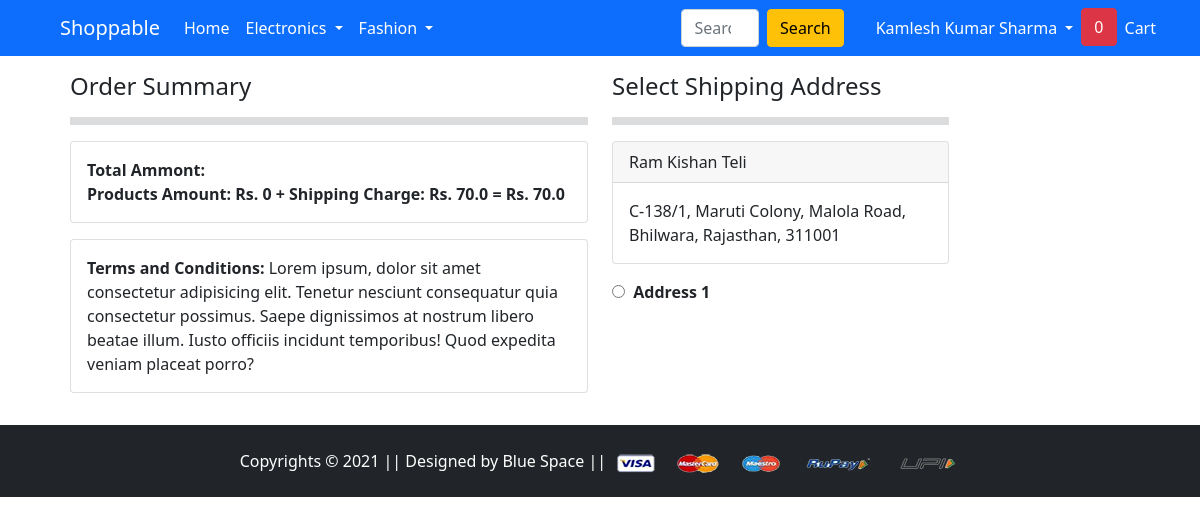
The app's page /chekcout/ (signed in) with its own data.
### app/models.py (models this page shows, shortened)
class Address(models.Model):
    user = models.ForeignKey(User, on_delete=models.CASCADE)
    name = models.CharField(max_length=255)
    hno = models.CharField(max_length=255)
    locality = models.CharField(max_length=255, default="NA")
    street = models.CharField(max_length=255)
    city = models.CharField(max_length=255, blank=False)
    state = models.CharField(
        max_length=255, choices=STATE_CHOICES, blank=False)
    pincode = models.IntegerField(blank=False)

### app/views.py (the view)
# urls.py: path('chekcout/', views.checkout, name='checkout'),
def checkout(request):
    if request.user.is_authenticated:
        products = Cart.objects.filter(user=request.user)
        addresses = Address.objects.filter(user=request.user)
        shipping_charge = 70.0
        product_amount = sum(
            [prod.product.discount_price*prod.quantity for prod in Cart.objects.filter(user=request.user)])
        total_amount = shipping_charge + product_amount
        return render(request, 'app/checkout.html', {'products': products, 'addresses': addresses, 'cart_item_count': Cart.objects.filter(user=request.user).count(), 'shipping_charge': shipping_charge, 'product_amount': product_amount, 'total_amount': total_amount})
    else:
        return redirect('/acount/login/')

### template/app/checkout.html (shortened to what this page needs)
{%extends 'app/base.html' %}
{%block main%}
<div class="container">
    <div class="row  m-3">
        <div class="col-sm-6">
            <h4 class="text-bold">Order Summary</h4>
            <hr class="bg-secondary" style="height: 1vh;">
            <div class="card my-3 w-100">
                <div class="card-body">
                    <p class="card-text"><span class="fw-bold">Total Ammont: <br>Products Amount: Rs. {{product_amount}} + Shipping Charge: Rs. {{ shipping_charge}} = Rs. {{total_amount}}</span></p>
                </div>
            </div>
            <div class="card my-3 w-100">
                <div class="card-body">
                    <p class="card-text"><span class="fw-bold">Terms and Conditions: </span>Lorem ipsum, dolor sit amet consectetur adipisicing elit. Tenetur nesciunt consequatur quia consectetur possimus. Saepe dignissimos at nostrum libero beatae illum. Iusto officiis incidunt temporibus! Quod expedita veniam placeat porro?</p>
                </div>
            </div>
        </div>
        <div class="col-sm-4">
            <h4 class="text-bold">Select Shipping Address</h4>
            <hr class="bg-secondary" style="height: 1vh;">
            <form action="/paymentdone/" id="paymentdone">
                {%for address in addresses %}
                <div class="card my-3">
                    <div class="card-header">
                    {{address.name}}
                    </div>
                    <div class="card-body">
                        <p class="card-text d-inline">{% if address.hno%}{{address.hno}},{%endif%}</p>
                        <p class="card-text d-inline">{% if address.locality%}{{address.locality}},{%endif%}</p>
                        <p class="card-text d-inline">{% if address.street%}{{address.street}},{%endif%}</p>
                        <p class="card-text d-inline">{{address.city}},</p>
                        <p class="card-text d-inline">{{address.state}},</p>
                        <p class="card-text d-inline">{{address.pincode}}</p>
                    </div>
                </div>
                <input type="radio" name="address" id="{{address.id}}"><label for="{address.id}}" class="text-bold fw-bold"> &nbsp; Address {{forloop.counter}}</label>
                {%endfor%}
                <br><br>
            </form>
        </div>
    </div>
</div>
{%endblock main%}

### template/app/base.html (shortened to what this page needs)
<!DOCTYPE html>
{%load static%}
<html lang="en">
<head>
  {%block bootstrapcss %}
  <link href="https://cdn.jsdelivr.net/npm/bootstrap@5.1.1/dist/css/bootstrap.min.css" rel="stylesheet"
>
  {%endblock bootstrapcss %}
  {%block bootstrapicon%}
  <link rel="stylesheet" href="https://cdn.jsdelivr.net/npm/bootstrap-icons@1.3.0/font/bootstrap-icons.css">
  {%endblock bootstrapicon%}
  {%block owlcarousel%}
  <link rel="stylesheet" href="{% static 'app/css/owl.carousel.min.css' %}">
  <link rel="stylesheet" href="{% static 'app/css/owl.theme.default.min.css' %}">
  {%endblock owlcarousel%}
  {%block mycss%}
  <link rel="stylesheet" href="{% static 'app/css/style.css' %}">
  {%endblock mycss%}
</head>
<body>
  {%block header%}
  <nav class="navbar navbar-expand-lg navbar-light" style="background-color: rgb(13,110,253);">
    <div class="container-fluid">
      <a class="navbar-brand text-white ms-5" href="{% url 'home' %}">Shoppable</a>
      <div class="collapse navbar-collapse" id="navbarSupportedContent">
        <ul class="navbar-nav me-auto mb-2 mb-lg-0">
          <li class="nav-item">
            <a class="nav-link active text-white" aria-current="page" href="{% url 'home' %}">Home</a>
          </li>
          <li class="nav-item dropdown">
            <a class="nav-link dropdown-toggle text-white" href="#" id="navbarDropdown" role="button"
              data-bs-toggle="dropdown" aria-expanded="false">
              Electronics
            </a>
          </li>
          <li class="nav-item dropdown">
            <a class="nav-link dropdown-toggle text-white" href="#" id="navbarDropdown" role="button"
              data-bs-toggle="dropdown" aria-expanded="false">
              Fashion
            </a>
          </li>
        </ul>
        <form class="d-flex" style="margin-left: 20vw;">
          <input class="form-control me-2" type="search" placeholder="Search" aria-label="Search">
          <button class="btn btn-warning" type="submit">Search</button>
        </form>
        <ul class="navbar-nav me-auto mb-2 mb-lg-0 px-4 ">
          {% if request.user.is_authenticated %}
          <li class="nav-item dropdown">
            <a class="nav-link dropdown-toggle text-white" href="#" id="navbarDropdown" role="button"
              data-bs-toggle="dropdown" aria-expanded="false">
              {{request.user.first_name}} {{request.user.last_name}}
            </a>
          </li>
          <li class="nav-item">
            <button class="btn btn-danger">{% if cart_item_count %}{{cart_item_count}}{%else%}0{%endif%}</button>
          </li>
          <li class="nav-item">
            <a class="nav-link active text-white" aria-current="page" href="{% url 'cart' %}">Cart</a>
          </li>
          {% endif %}
        </ul>
      </div>
    </div>
  </nav>
  {%endblock header%}
  {%block main%}
  {%endblock main%}
  {%block footer%}
  <div class="container-fluid bg-dark align-middle text-white p-4" style="text-align: center;">
    Copyrights &copy; 2021 || Designed by Blue Space || <img src="{% static 'app/images/payment.png' %}" alt="">
  </div>
  {%endblock footer%}
</body>
</html>

### records on screen
Address: name "Ram Kishan Teli", hno "C-138/1", locality "Maruti Colony", street "Malola Road", city "Bhilwara", state "Rajasthan", pincode "311001"

### other values on screen
{{ request.user.first_name }} "Kamlesh Kumar"
{{ request.user.last_name }} "Sharma"
{{ product_amount }} "0"
{{ shipping_charge }} "70.0"
{{ total_amount }} "70.0"
